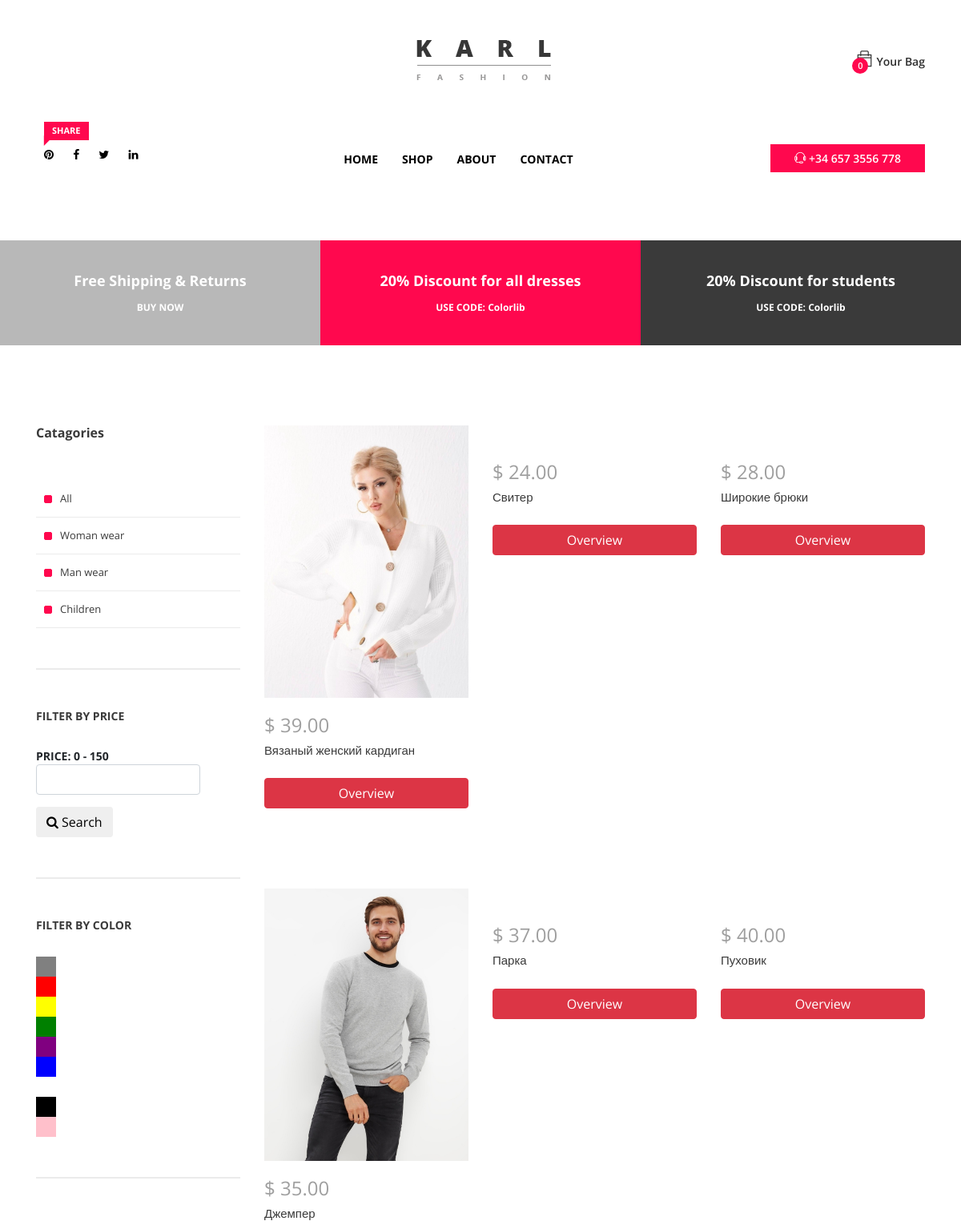
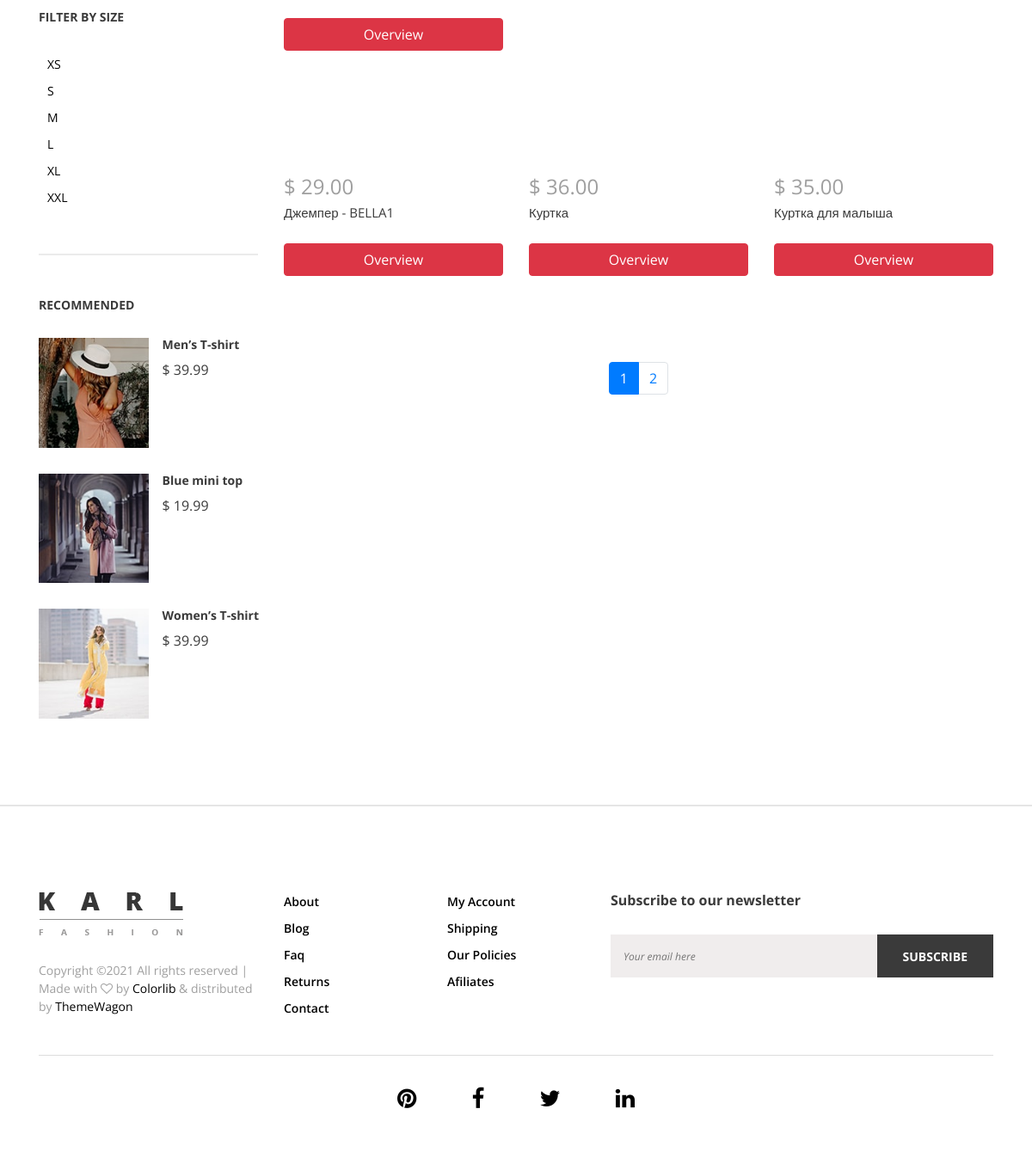
Page /shop/product/ on the committed database (2 pictures, top to bottom).
### shop/models.py (models this page shows, shortened)
class Category(models.Model):
    title = models.CharField("Название", max_length=50)
    class Meta:
        verbose_name = "Категория"
        verbose_name_plural = "Категории"

class Color(models.Model):
    name = models.CharField("Цвет", max_length=30)
    class Meta:
        verbose_name = "Цвет"
        verbose_name_plural = "Цвета"

class Size(models.Model):
    title = models.CharField("Размер", max_length=30)
    class Meta:
        verbose_name = "Размер"
        verbose_name_plural = "Размеры"

class Product(models.Model):
    name = models.CharField("Название товара", max_length=100)
    description = models.CharField("Описание", max_length=150, null=True)
    price = models.DecimalField(max_digits=10, decimal_places=2, verbose_name='Цена', null=True)
    image_1 = models.ImageField("Изображение_1", upload_to="images/")
    image_2 = models.ImageField("Изображение_2", upload_to="images/", null=True)
    image_3 = models.ImageField("Изображение_3", upload_to="images/", null=True)
    image_4 = models.ImageField("Изображение_4", upload_to="images/", null=True)
    category = models.ForeignKey(Category, on_delete=models.SET_NULL, null=True)
    color = models.ForeignKey(Color, on_delete=models.SET_NULL, null=True)
    size = models.ForeignKey(Size, on_delete=models.SET_NULL, null=True)
    class Meta:
        verbose_name = "Продукт"
        verbose_name_plural = "Продукты"

### shop/views.py (the view)
# urls.py: path("product/", views.product, name='product'),
def product(request):
    category = Category.objects.all()
    color = Color.objects.all()
    size = Size.objects.all()
    cart_product_form = CartAddProductForm
    item = Product.objects.all()
    paginator = Paginator(item, per_page=9)
    page_number = request.GET.get('page', 1)
    page_obj = paginator.get_page(page_number)
    return render(request, 'shop/shop.html', {
        'item': page_obj.object_list,
        'paginator': paginator,
        'page_obj': page_obj,
        'page_number': int(page_number),
        'category': category,
        'color': color,
        'size': size,
        'cart_product_form': cart_product_form,
    })

### templates/shop/shop.html (shortened to what this page needs)
{% extends 'base.html' %}
{% block content %}
{% load static %}
        <section class="shop_grid_area section_padding_100">
            <div class="container">
                <div class="row">
                    <div class="col-12 col-md-4 col-lg-3">
                        <div class="shop_sidebar_area">
                            <div class="widget catagory mb-50">
                                <div class="nav-side-menu">
                                    <h6 class="mb-0">Catagories</h6>
                                    <div class="menu-list">
                                        <ul id="menu-content2" class="menu-content collapse out">
                                            <li data-toggle="collapse" data-target="#women2">
                                                <a href="{% url 'product' %}">All</a>
                                            </li>
                                            {% for item in category %}
                                                <li data-toggle="collapse" data-target="#women2">
                                                    <a href="{% url 'category' item.id %}">{{ item.title }}</a>
                                                </li>
                                            {% endfor %}
                                        </ul>
                                    </div>
                                </div>
                            </div>
                            <div class="widget price mb-50">
                                <h6 class="widget-title mb-30">Filter by Price</h6>
                                <div class="widget-desc">
                                    <div class="range-price">Price: 0 - 150</div>
                                    <form action="{% url 'price_filter' %}" class="form-inline">
                                        <div class="search-element">
                                            <input type="search" class="form-control header-search" aria-label="Search" name="search">
                                            <button class="btn btn-primary-color" type="submit" style="margin-top: 15px"><i class="fa fa-search"></i> Search</button>
                                        </div>
                                    </form>
                                </div>
                            </div>
                            <div class="widget color mb-70">
                                <h6 class="widget-title mb-30">Filter by Color</h6>
                                <div class="widget-desc">
                                    {% for c in color %}
                                        <ul class="d-flex justify-content-between">
                                            <li class="grays" ><a style="background-color: {{c.name}}" href="{% url 'color_filter' c.id %}"></a></li>
                                        </ul>
                                    {% endfor %}
                                </div>
                            </div>
                            <div class="widget size mb-50">
                                <h6 class="widget-title mb-30">Filter by Size</h6>
                                <div class="widget-desc">
                                    {% for s in size %}
                                        <ul class="d-flex justify-content-between">
                                            <li><a href="{% url 'size_filter' s.id %}">{{ s.title }}</a></li>
                                        </ul>
                                    {% endfor %}
                                </div>
                            </div>
                            <div class="widget recommended">
                                <h6 class="widget-title mb-30">Recommended</h6>
                                <div class="widget-desc">
                                    <div class="single-recommended-product d-flex mb-30">
                                        <div class="single-recommended-thumb mr-3">
                                            <img src="{% static 'img/product-img/product-10.jpg' %}" alt="">
                                        </div>
                                        <div class="single-recommended-desc">
                                            <h6>Men’s T-shirt</h6>
                                            <p>$ 39.99</p>
                                        </div>
                                    </div>
                                    <div class="single-recommended-product d-flex mb-30">
                                        <div class="single-recommended-thumb mr-3">
                                            <img src="{% static 'img/product-img/product-11.jpg' %}" alt="">
                                        </div>
                                        <div class="single-recommended-desc">
                                            <h6>Blue mini top</h6>
                                            <p>$ 19.99</p>
                                        </div>
                                    </div>
                                    <div class="single-recommended-product d-flex">
                                        <div class="single-recommended-thumb mr-3">
                                            <img src="{% static 'img/product-img/product-12.jpg' %}" alt="">
                                        </div>
                                        <div class="single-recommended-desc">
                                            <h6>Women’s T-shirt</h6>
                                            <p>$ 39.99</p>
                                        </div>
                                    </div>
                                </div>
                            </div>
                        </div>
                    </div>
                    <div class="col-12 col-md-8 col-lg-9">
                        <div class="shop_grid_product_area">
                            <div class="row">
                                {% for obj in item %}
                                    <div class="col-12 col-sm-6 col-lg-4 single_gallery_item wow fadeInUpBig" data-wow-delay="0.2s">
                                        <div class="product-img">
                                            <img src="{{ obj.image_1.url }}" alt="">
                                        </div>
                                        <div class="product-description">
                                            <h4 class="product-price">$ {{ obj.price }}</h4>
                                            <p>{{ obj.name }}</p><br>
                                            <a class="btn btn-danger btn-block" href="{% url 'product_detail' obj.id %}">Overview</a>
                                        </div>
                                    </div>
                                {% endfor %}
                            </div>
                        </div>
                        <div class="shop_pagination_area wow fadeInUp" data-wow-delay="1.1s">
                            <nav class="list-num">
                              <ul class="pagination justify-content-center">
                                {% for i in paginator.page_range %}
                                  <li class="page-item {% if i == page_number %} active {% endif %}">
                                    <a class="page-link" href="?page={{ i }}">{{i}}</a>
                                  </li>
                                {% endfor %}
                              </ul>
                            </nav>
                        </div>
                    </div>
                </div>
            </div>
        </section>
{% endblock content %}

### rows in the picture
Category: title "Woman wear"
Category: title "Man wear"
Category: title "Children"
Size: title "XS"
Size: title "S"
Size: title "M"
Size: title "L"
Size: title "XL"
Size: title "XXL"
Product: image_1 (picture), price "39.00", name "Вязаный женский кардиган"
Product: price "24.00", name "Свитер"
Product: price "28.00", name "Широкие брюки"
Product: image_1 (picture), price "35.00", name "Джемпер"
Product: price "37.00", name "Парка"
Product: price "40.00", name "Пуховик"
Product: price "29.00", name "Джемпер - BELLA1"
Product: price "36.00", name "Куртка"
Product: price "35.00", name "Куртка для малыша"

### other values in the picture
{{ i }} "1" "2"
